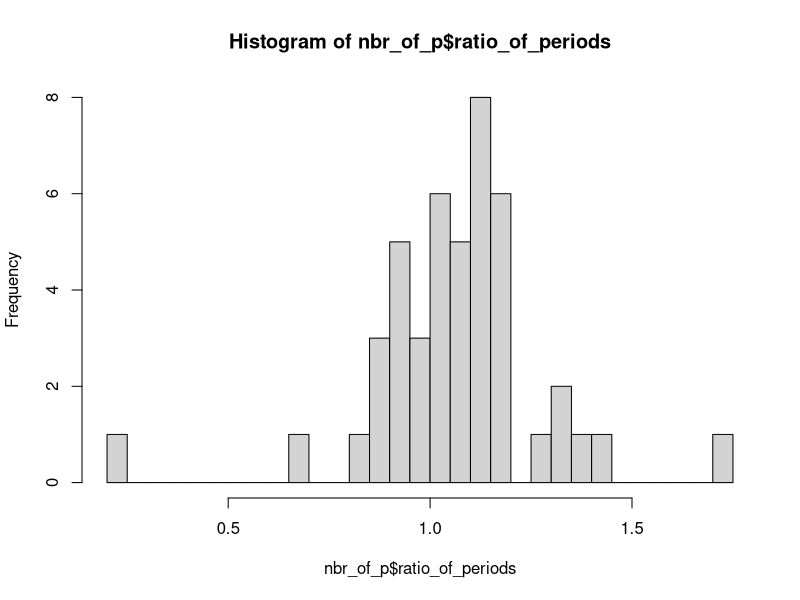

Here is the R script that generated this plot:
library(plyr)
library(dplyr)

flights <- read.csv("data/flights_cleaned.csv")
flights <- flights %>%
  arrange(date) %>%
  mutate(month = format(as.POSIXct(date), "%m")) %>%
  mutate(period = (!month %in% c("10", "11", "12", "01", "02", "03"))) %>%
  mutate(period = paste0("Period ", period + 1))

## we would like to classify based on year 2011 (it contains both periods)
flights_2011 <- filter(flights, date.year == 2011 & nbr.of.passengers > 0)
flights_2011$average_nbr_of_p_p_flight <- flights_2011$nbr.of.passengers / flights_2011$nbr.of.flights

nbr_of_p <- ddply(flights_2011, .variables = c("country", "period"),
                  summarize,
                  ratioOfPassangers = (sum(nbr.of.passengers) / 
                    sum(nbr.of.flights))
                    )

nbr_of_p <- nbr_of_p[nbr_of_p$country != "Japan", ]
nbr_of_p <- ddply(nbr_of_p, .variables = "country",
                  summarize, ratio_of_periods =
                    max(ratioOfPassangers[period == "Period 2"], 0) / 
                    max(ratioOfPassangers[period == "Period 1"] , 0))
nbr_of_p <- filter(nbr_of_p, ratio_of_periods > 0 & ratio_of_periods != Inf)
hist(nbr_of_p$ratio_of_periods, breaks = 30)
print(sort(nbr_of_p$ratio_of_periods))
nbr_of_p$category_of_ratio <- NA

nbr_of_p$category_of_ratio[nbr_of_p$ratio_of_periods < 1.0] <- "Bigger_in_summer"
nbr_of_p$category_of_ratio[nbr_of_p$ratio_of_periods >= 1.0 &
                             nbr_of_p$ratio_of_periods < 1.12] <- "Medium"
nbr_of_p$category_of_ratio[nbr_of_p$ratio_of_periods >= 1.12] <- "Bigger_in_winter"

flights <- merge(nbr_of_p, flights, all.x = T)
flights <- flights[!is.na(flights$category_of_ratio), ]
flights$avg_nbr_of_p_per_flight <- flights$nbr.of.passengers / flights$nbr.of.flights
avg_p_per_flight <- flights
save(avg_p_per_flight, file = "data/avg_p_per_flight.RData")
